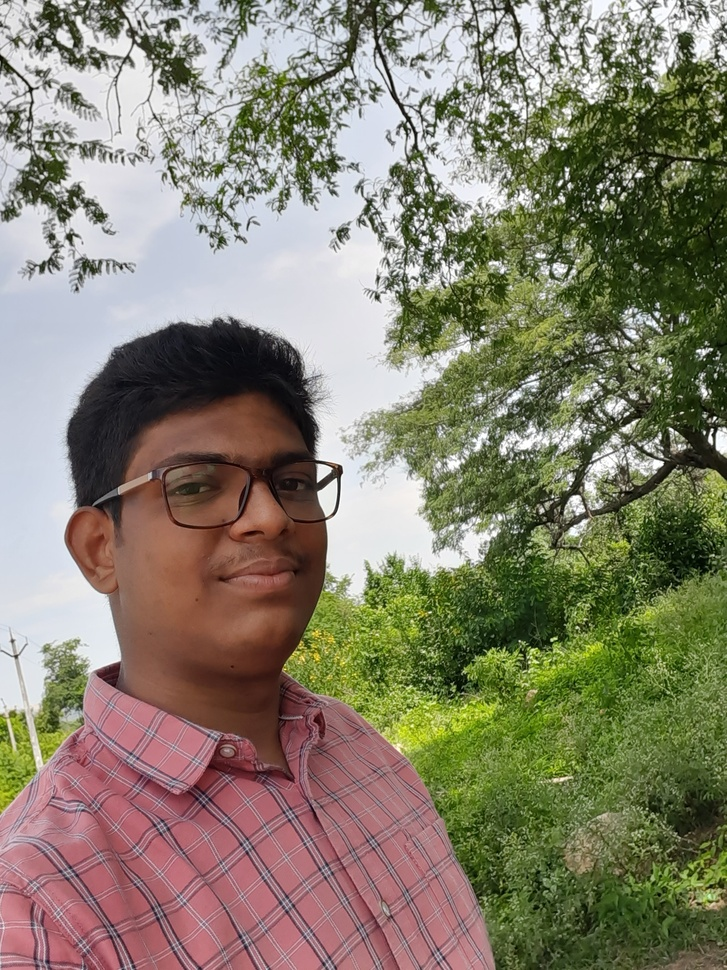
%> input picture old_files/photo_5.jpg, 727 x 970 px, shrunk from 2448 x 3264 before the run
$ octave skin_hue_testing.m   (GNU Octave 9; MATLAB toolbox functions it lacks are replaced by stand-ins)
%> lines starting %> are read from the running program, lines starting %| are printed output that depends on the picture; in (x1, y1, x2, y2) boxes, pixels count from 0 and x2, y2 are one past the last pixel; in counts of white or black regions, pixels touching at a corner belong together; the program's own positions count from 1
clc; close all; clear;

% List of image filenames
imageFiles = {'photo_5.jpg', 'photo_10.jpg', '1803191139-00001033.jpg', '1803191139-00000036.jpg'};

% Define hue and saturation range for skin tone segmentation
hueMin = 0.02;  % Approx 0 degrees (slightly above to avoid pure red)
hueMax = 0.08;  % Approx 50 degrees (end of typical skin tone range)
satMin = 0.15;   % Minimum saturation for skin tone (to avoid very pale areas)
satMax = 0.8;   % Maximum saturation for skin tone (to avoid oversaturated areas)

% Loop over each image file
for i = 1:length(imageFiles)
    % Read image
    img = imread(imageFiles{i});
%> img is the input picture: size 970x727x3 uint8; mean R, G, B 133.8, 128.1, 109.2

    % Convert image to HSV color space
    hsvImg = rgb2hsv(img);
%> hsvImg: size 970x727x3 double; mean H, S, V 0.407, 0.335, 0.557

    % Extract hue and saturation channels
    hueChannel = hsvImg(:,:,1);
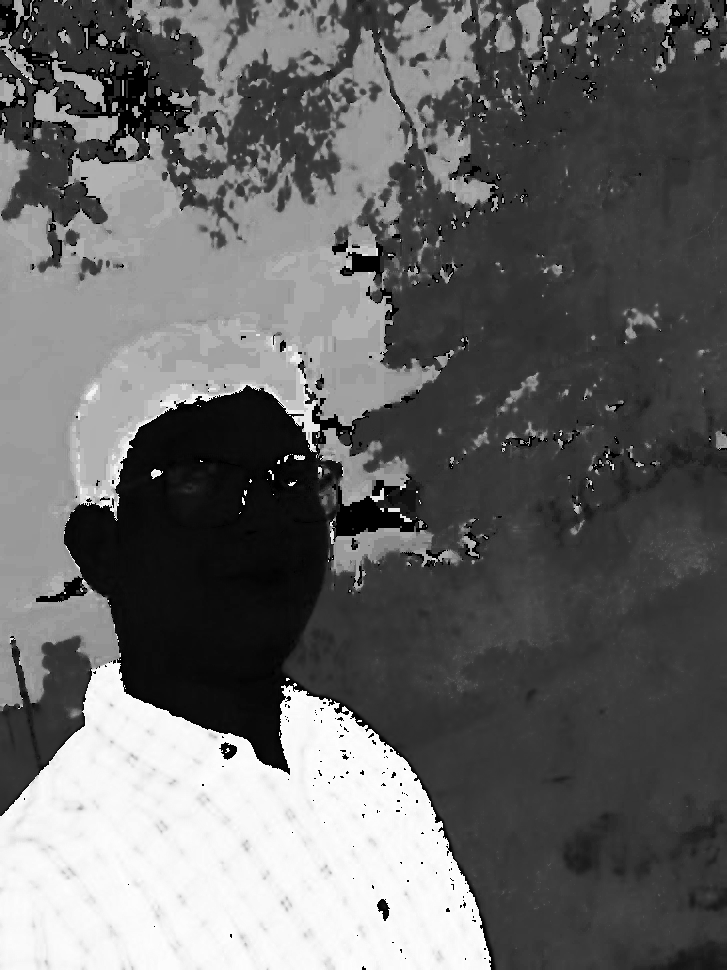
%> hueChannel: size 970x727 double; min 0, max 0.998, mean 0.407
    satChannel = hsvImg(:,:,2);
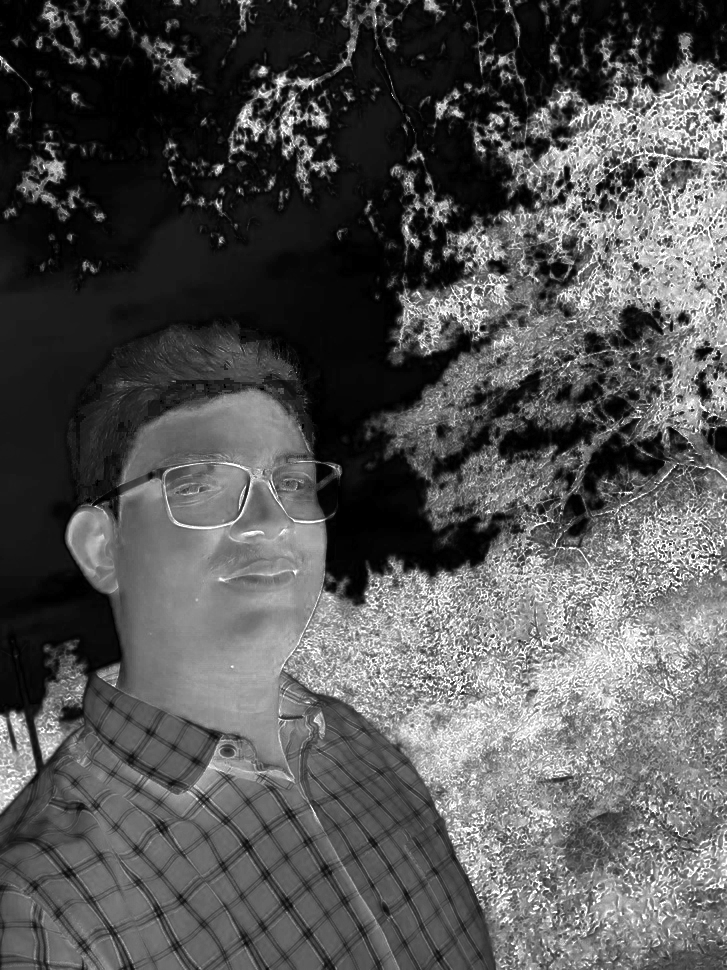
%> satChannel: size 970x727 double; min 0, max 1, mean 0.335

    % Plot histograms of hue and saturation values
    figure;
    subplot(2,3,1);
    histogram(hueChannel(:), 'BinWidth', 0.01, 'Normalization', 'probability');
    title(['Hue Histogram for ', imageFiles{i}]);
    xlabel('Hue Value');
    ylabel('Frequency');

    subplot(2,3,2);
    histogram(satChannel(:), 'BinWidth', 0.01, 'Normalization', 'probability');
    title(['Saturation Histogram for ', imageFiles{i}]);
    xlabel('Saturation Value');
    ylabel('Frequency');

    % Segment skin pixels based on hue and saturation range
    skinMask = (hueChannel >= hueMin) & (hueChannel <= hueMax) & ...
               (satChannel >= satMin) & (satChannel <= satMax);
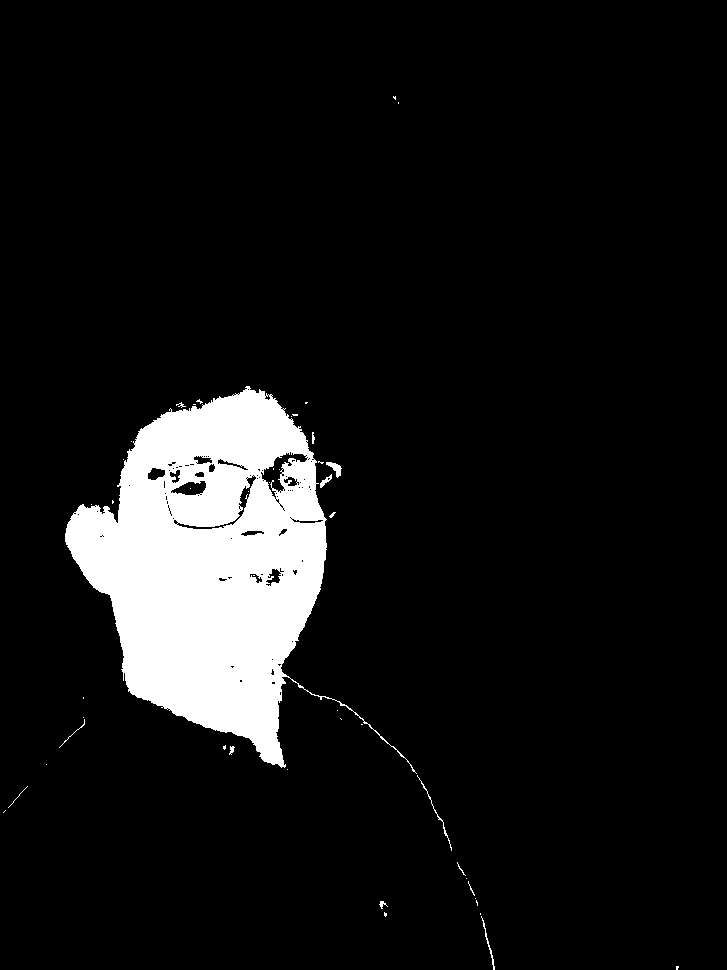
%> skinMask: size 970x727 logical; 8.7% white; 47 white regions (34 under 20 px), largest, box (x1, y1, x2, y2) and area: (65, 386, 417, 774) 60291, (326, 462, 342, 478) 113, (417, 775, 452, 851) 106

    % Display the binary skin mask
    subplot(2,3,3);
    imshow(skinMask);
    title('Binary Skin Mask');

    % Apply mask to get segmented skin region in the original image
    skinSegmented = img;
    skinSegmented(repmat(~skinMask, [1, 1, 3])) = 0; % Set non-skin pixels to black
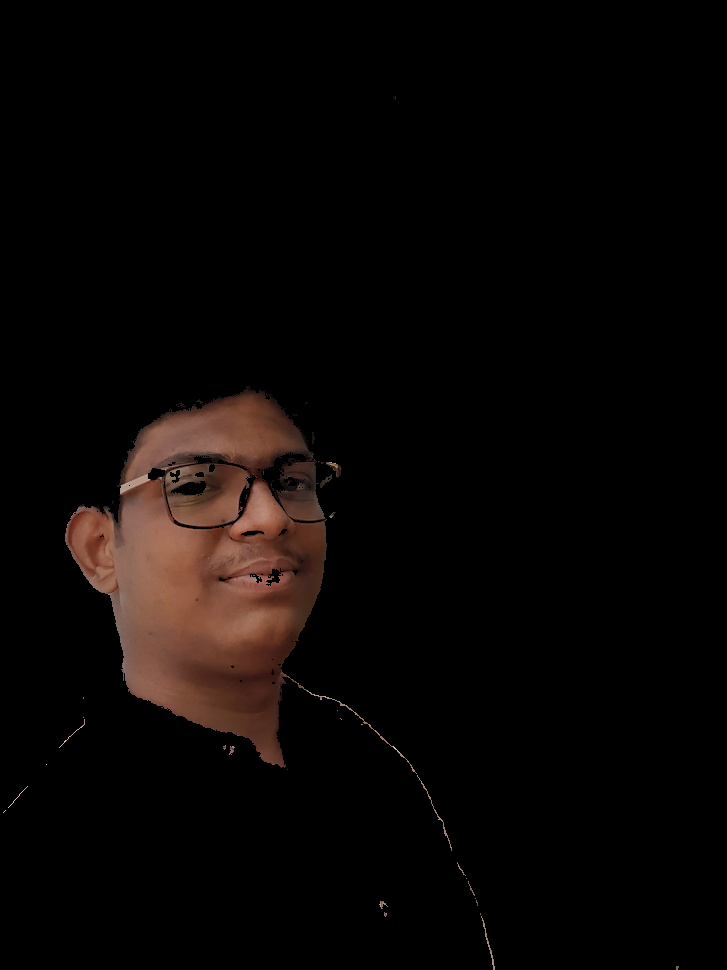
%> skinSegmented: size 970x727x3 uint8; mean R, G, B 9.9, 6.3, 5

    % Display original, skin mask, and segmented images
    subplot(2,3,4);
    imshow(img);
    title('Original Image');

    subplot(2,3,5);
    imshow(skinSegmented);
    title('Segmented Skin Region');

    % Overlay binary skin mask on original image for visual comparison
    overlayImg = img;
    overlayImg(:,:,1) = overlayImg(:,:,1) + uint8(skinMask) * 128;
%> overlayImg: size 970x727x3 uint8; 8.65% of pixels changed, all inside (x1, y1, x2, y2) = (3, 96, 679, 970)
    subplot(2,3,6);
    imshow(overlayImg);
    title('Overlay of Skin Mask on Original');
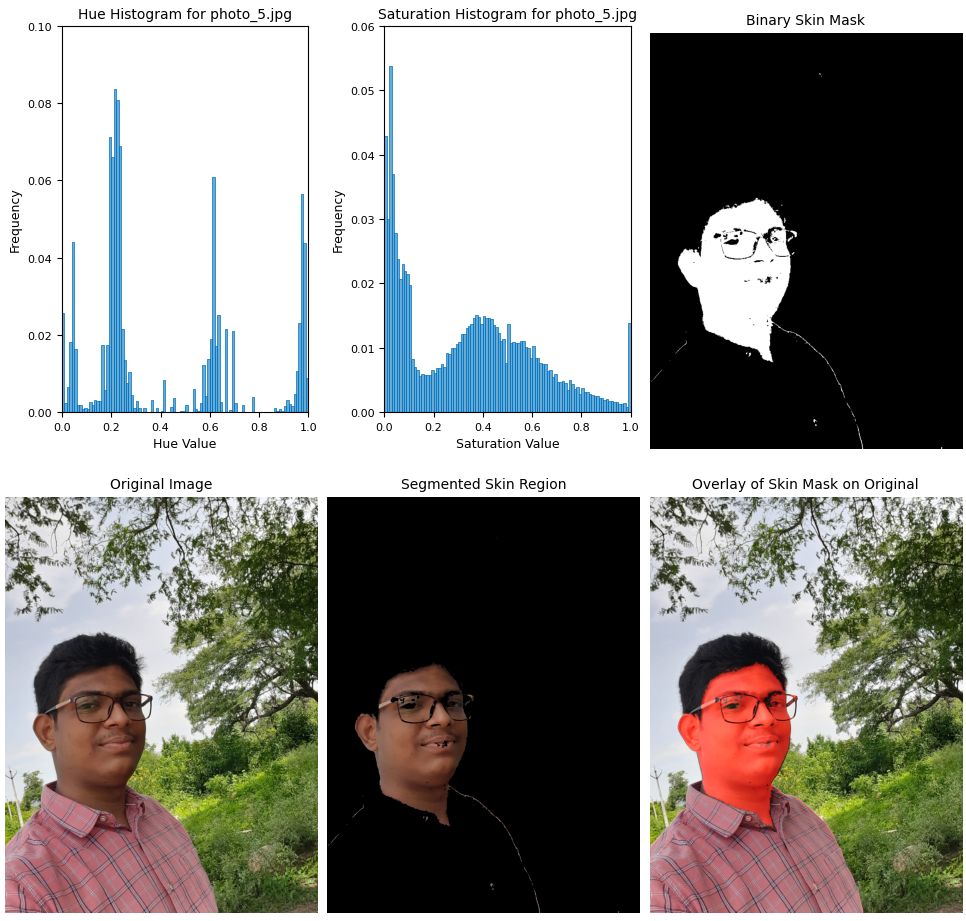
%> figure redrawn from the program's plot data, 6 panels
%> (the run ends here)
